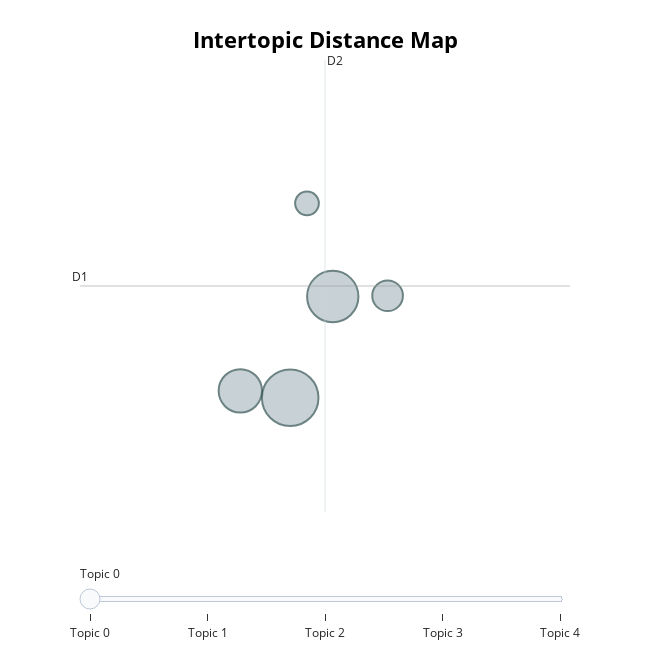

Notebook code for this chart:
### Code cell
topic_model.visualize_topics()

### Figure 1 — Plotly figure (JSON) as saved in the notebook; plotly's stock layout.template omitted (floating-point values rounded to 4 significant figures)
{"data": [{"customdata": [[0, "optimization | gnp | portfolio | stocks | genetic", 17], [1, "genetic | evolutionary | gnp | evolve | nodes", 14], [2, "markets | market | finance | trading | economics", 10], [3, "fractals | fractal | evolving | algorithms | lindenmayer", 5], [4, "metagraph | adjacency | systematic | research | software", 3]], "hovertemplate": "<b>Topic %{customdata[0]}</b><br>%{customdata[1]}<br>Size: %{customdata[2]}", "legendgroup": "", "marker": {"color": "#B0BEC5", "line": {"color": "DarkSlateGrey", "width": 2}, "size": [17, 14, 10, 5, 3], "sizemode": "area", "sizeref": 0.01063, "symbol": "circle"}, "mode": "markers", "name": "", "orientation": "v", "showlegend": false, "type": "scatter", "x": [15.74, 16.33, 15.03, 17.11, 15.97], "xaxis": "x", "y": [5.977, 6.772, 6.032, 6.778, 7.504], "yaxis": "y"}], "layout": {"annotations": [{"showarrow": false, "text": "D1", "x": 12.78, "y": 6.855, "yshift": 10}, {"showarrow": false, "text": "D2", "x": 16.23, "xshift": 10, "y": 8.629}], "height": 650, "hoverlabel": {"bgcolor": "white", "font": {"family": "Rockwell", "size": 16}}, "legend": {"itemsizing": "constant", "tracegroupgap": 0}, "margin": {"t": 60}, "shapes": [{"line": {"color": "#CFD8DC", "width": 2}, "type": "line", "x0": 16.23, "x1": 16.23, "y0": 5.081, "y1": 8.629}, {"line": {"color": "#9E9E9E", "width": 2}, "type": "line", "x0": 12.78, "x1": 19.67, "y0": 6.855, "y1": 6.855}], "sliders": [{"active": 0, "pad": {"t": 50}, "steps": [{"args": [{"marker.color": [["red", "#B0BEC5", "#B0BEC5", "#B0BEC5", "#B0BEC5"]]}], "label": "Topic 0", "method": "update"}, {"args": [{"marker.color": [["#B0BEC5", "red", "#B0BEC5", "#B0BEC5", "#B0BEC5"]]}], "label": "Topic 1", "method": "update"}, {"args": [{"marker.color": [["#B0BEC5", "#B0BEC5", "red", "#B0BEC5", "#B0BEC5"]]}], "label": "Topic 2", "method": "update"}, {"args": [{"marker.color": [["#B0BEC5", "#B0BEC5", "#B0BEC5", "red", "#B0BEC5"]]}], "label": "Topic 3", "method": "update"}, {"args": [{"marker.color": [["#B0BEC5", "#B0BEC5", "#B0BEC5", "#B0BEC5", "red"]]}], "label": "Topic 4", "method": "update"}]}], "title": {"font": {"color": "Black", "size": 22}, "text": "<b>Intertopic Distance Map</b>", "x": 0.5, "xanchor": "center", "y": 0.95, "yanchor": "top"}, "width": 650, "xaxis": {"anchor": "y", "domain": [0, 1], "range": [12.78, 19.67], "title": {"text": ""}, "visible": false}, "yaxis": {"anchor": "x", "domain": [0, 1], "range": [5.081, 8.629], "title": {"text": ""}, "visible": false}}}
